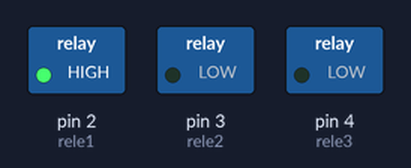
The sketch below on a simulated Arduino Uno, built with avr-gcc and run on an emulated ATmega328P. Shown: switched loads named in the sketch (green lamp = pin HIGH).

Above: at 1.5 s.
At 4.5 s:
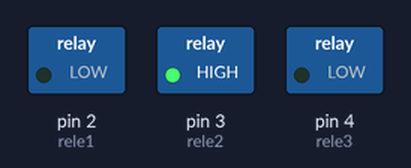
At 7.5 s:
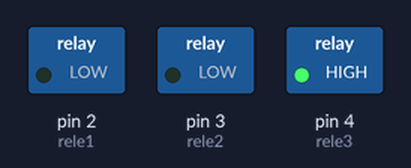
Timing chart, 0 to 11.7 s (numbered marks = the images above):
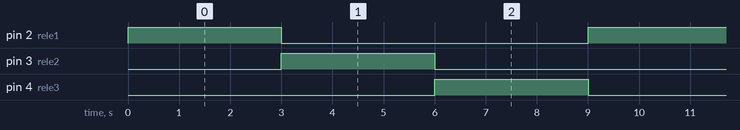

Measured:
- by itself, pin 2 (rele1), pin 3 (rele2), pin 4 (rele3): alternates HIGH for 3.0 s and LOW for 6.0 s
- by itself, everything shown: repeats every 9.0 s, in 3 steps

The sketch:

ControlRele1_prueba.ino
```cpp
const int rele1 = 2;
const int rele2 = 3;
const int rele3 = 4;


void setup() {
  // put your setup code here, to run once:
  pinMode(rele1,OUTPUT);
  pinMode(rele2,OUTPUT);
  pinMode(rele3,OUTPUT);
  //pinMode(LED_BUILTIN,OUTPUT);
}

void loop() {
  // put your main code here, to run repeatedly:
  digitalWrite(rele3,LOW);
  digitalWrite(rele1,HIGH);
  //digitalWrite(LED_BUILTIN,HIGH);
  delay(3000);
  digitalWrite(rele1,LOW);
  digitalWrite(rele2,HIGH);
  //digitalWrite(LED_BUILTIN,LOW);
  delay(3000);
  digitalWrite(rele2,LOW);
  digitalWrite(rele3,HIGH);
  //digitalWrite(LED_BUILTIN,LOW);
  delay(3000);
}
```
